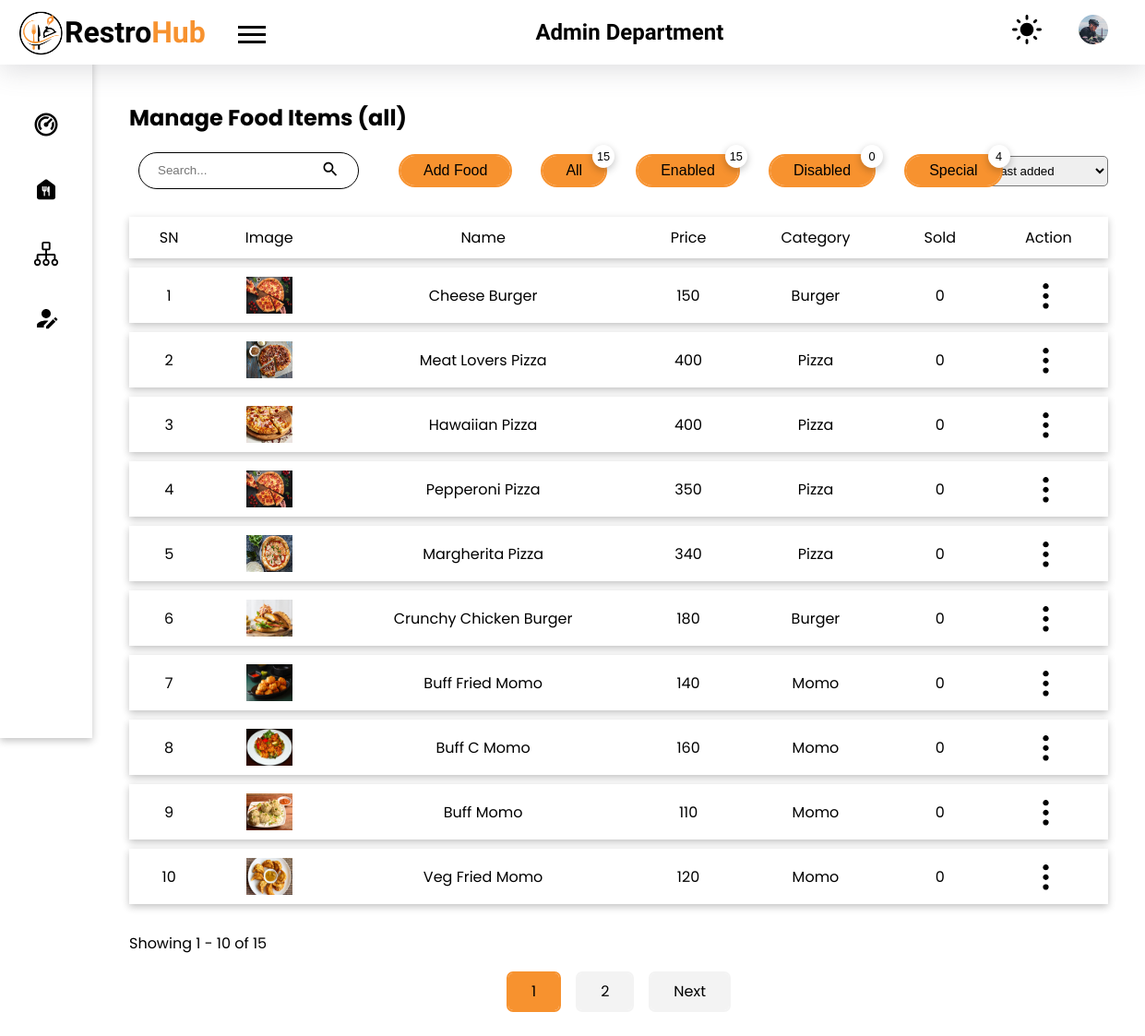
Screenshot of /admin/manage-foods.php (signed in) with the database file from the repository.
### tables this page shows
CREATE TABLE `food` (
  `f_id` int(11) NOT NULL,
  `img` varchar(100) DEFAULT NULL,
  `name` varchar(100) DEFAULT NULL,
  `price` int(11) DEFAULT NULL,
  `cooking_time` int(11) DEFAULT NULL,
  `description` varchar(500) NOT NULL,
  `veg` int(1) NOT NULL,
  `product_id` varchar(30) NOT NULL,
  `short_desc` varchar(50) NOT NULL,
  `ingredients` varchar(500) NOT NULL,
  `disabled` int(11) NOT NULL,
  `special` int(11) NOT NULL,
  `category` int(11) NOT NULL
);

CREATE TABLE `category` (
  `cat_id` int(11) NOT NULL,
  `image` varchar(100) NOT NULL,
  `cat_name` varchar(50) NOT NULL
);

### admin/components/calculate-offset.php (called while the page is built, shortened)
<?php
if (isset($_GET['page'])) {
    $page = mysqli_real_escape_string($conn, $_GET['page']);
    if (!is_numeric($page)) {
        $page = 1;
    }
} else {
    $page = 1;
}
$offset = intval(($page - 1) * $limit);
?>

### admin/manage-foods.php (the view, shortened to what this page needs)
<!DOCTYPE html>
<html lang="en">
<head>
    <link rel="stylesheet" href="../styles/style.css">
</head>
<body>
    <?php
    require("./components/header.php");
    require("./components/sidebar.php");
    ?>
    <main class="admin_dashboard_body">
        <section class="dashboard_inner-head flex items-center">
            <h2>Manage Food Items <?php if (isset($_GET['filter-by']))
                                        echo "(" . $_GET['filter-by'] . ")"; ?></h2>
        </section>
                            <?php
                            require("../config.php");
                            ?>
        <div class="flex items-center mt-20">
            <div class="flex items-center">
                <form action="#" method="post" class="search_form border-curve-lg">
                    <div class="flex items-center">
                        <input type="search" placeholder="Search..." class="no_outline search_employee" name="search-employee" id="search-employee">
                        <button type="submit" class="no_bg no_outline"><img src="../images/ic_search.svg" alt="search icon"></button>
                    </div>
                </form>
                <button class="button ml-35 border-curve-lg popper-btn">Add Food</button>
                <?php
                $sql = "SELECT * FROM food";
                $result = mysqli_query($conn, $sql);
                $count = mysqli_num_rows($result);
                $sql_enabled = "SELECT * FROM food where disabled = 0";
                $result_enabled = mysqli_query($conn, $sql_enabled);
                $count_enabled = mysqli_num_rows($result_enabled);
                $sql_disabled = "SELECT * FROM food where disabled = 1";
                $result_disabled = mysqli_query($conn, $sql_disabled);
                $count_disabled = mysqli_num_rows($result_disabled);
                $sql_special = "SELECT * FROM food where special = 1";
                $result_special = mysqli_query($conn, $sql_special);
                $count_special = mysqli_num_rows($result_special);
                ?>
                <a href="?filter-by=all" class="ml-35">
                    <button class="button border-curve-lg relative">All
                        <div class="count-top shadow"><?php
                                                        echo $count;
                                                        ?>
                        </div>
                    </button>
                </a>
                <a href="?filter-by=enabled" class="ml-35">
                    <button class="button border-curve-lg relative">Enabled
                        <div class="count-top shadow"><?php
                                                        echo $count_enabled;
                                                        ?>
                        </div>
                    </button>
                </a>
                <a href="?filter-by=disabled" class="ml-35">
                    <button class="button border-curve-lg relative">Disabled
                        <div class="count-top shadow"><?php
                                                        echo $count_disabled;
                                                        ?>
                        </div>
                    </button>
                </a>
                <a href="?filter-by=special" class="ml-35">
                    <button class="button border-curve-lg relative">Special
                        <div class="count-top shadow"><?php
                                                        echo $count_special;
                                                        ?>
                        </div>
                    </button>
                </a>
            </div>
            <div class="filter flex items-center">
                <form action="#" method="post" class="filter-form">
                    <select name="cat-filter" class="p_7-20 border-curve pointer" id="cat-filter">
                        <option value="last-added" class="pointer" selected>Last added</option>
                    </select>
                </form>
            </div>
        </div>
        <?php
        $limit = 10;
        require './components/calculate-offset.php';
        if (isset($_GET['filter-by'])) {
            $filter_by = $_GET['filter-by'];
            if ($filter_by == 'all') {
                $sql = "SELECT * FROM food order by f_id desc limit $offset, $limit";
            } else if ($filter_by == 'enabled') {
                $sql = "SELECT * FROM food where disabled = 0 order by f_id desc limit $offset, $limit";
            } else if ($filter_by == 'disabled') {
                $sql = "SELECT * FROM food where disabled = 1 order by f_id desc limit $offset, $limit";
            } else if ($filter_by == 'special') {
                $sql = "SELECT * FROM food where special = 1 order by f_id desc limit $offset, $limit";
            }
        } else {
            $_SESSION['filter-by'] = 'all';
            $sql = "SELECT * FROM food order by f_id desc limit $offset, $limit";
        }
        $res = mysqli_query($conn, $sql) or die("Could not fetch food items from database");
        if (mysqli_num_rows($res) > 0) {
        ?>
            <table class="mt-20">
                <tr class="shadow">
                    <th>SN</th>
                    <th>Image</th>
                    <th>Name</th>
                    <th>Price</th>
                    <th>Category</th>
                    <th>Sold</th>
                    <th>Action</th>
                </tr>
                <?php
                $i = $offset;
                while ($row = mysqli_fetch_assoc($res)) {
                    $i++;
                    $cat_id = $row['category'];
                    $sql_cat = "select cat_name from category where cat_id = $cat_id";
                    $res_cat = mysqli_query($conn, $sql_cat) or die("Could not fetch category name from database");
                    $row_cat = mysqli_fetch_assoc($res_cat);
                    $cat_name = $row_cat['cat_name'];
                    $total_sold = "select (count(orders.f_id) * orders.qty) as total_sold
                                    from orders
                                    inner join aos on orders.id = aos.order_id
                                    where aos.status = 'delivered'
                                    and orders.f_id = $row[f_id]";
                    $res_sold = mysqli_query($conn, $total_sold) or die("Could not fetch total sold from database");
                    $row_sold = mysqli_fetch_assoc($res_sold);
                    $total_sold = $row_sold['total_sold'];
                    if ($total_sold == null) {
                        $total_sold = 0;
                    }
                ?>
                    <tr class="shadow">
                        <td><?php echo $i; ?></td>
                        <td>
                            <img src="../uploads/foods/<?php echo $row['img']; ?>" alt="food image" class="table_food-img">
                        </td>
                        <td><?php echo $row['name']; ?></td>
                        <td><?php echo $row['price']; ?></td>
                        <td><?php echo $cat_name; ?></td>
                        <td><?php echo $total_sold; ?></td>
                        <td class="table_action_container">
                            <button class="no_bg no_outline table_option-menu">
                                <img src="../images/ic_options.svg" alt="options menu">
                            </button>
                        </td>
                    </tr>
                <?php } ?>
            </table>
        <?php
            require './components/pagination.php';
        } else
            echo "<p class='mt-20'>No Record Found</p>";
        ?>
    </main>
</body>
</html>

### styles/style.css (style rules this page uses)
:root { --black: #000000; --gray: #afafaf; --light-gray: #f3f3f3; --primary-color: #F7922F; --trans-black: #00000030; --very-trans-black: #00000020; --trans-green: #DCFFD380; --trans-green-text: #30B900; --trans-yellow: #fafd3e67; --trans-yellow-text: #46500C; --trans-purple: #FFA0FB66; --trans-purple-text: #A500F3; --trans-primary: #F7922F50; --trans-red: #FFD6D6; --trans-red-text: #934747; --white: #ffffff; }
* { margin: 0; padding: 0; box-sizing: border-box; list-style: none; text-decoration: none; color: var(--black); }
.no_outline { outline: none; border: none; }
.no_bg { background-color: transparent; }
body { background-color: var(--white); }
a, button, a>*, button>*, input[type="submit"], .menu__for-sidebar, .menu__for-sidebar>*, .admin_profile_image, .date_filter_close, .popper-btn, .pointer { cursor: pointer; }
.shadow { box-shadow: rgba(0, 0, 0, 0.24) 0px 3px 8px; }
.mt-20 { margin-top: 20px; }
.p_7-20 { padding: 7px 20px; }
.ml-35 { margin-left: 35px; }
.border-curve { border-radius: 5px; }
.border-curve-lg { border-radius: 25px; }
.flex { display: flex; align-items: flex-start; justify-content: space-between; flex-direction: row; }
.items-center { align-items: center; }
.relative { position: relative; }
body, .body-text { font-family: 'Poppins', sans-serif; }
.button { background-color: var(--primary-color); padding: 7px 25px; font-size: 1rem; min-width: fit-content; border: none !important; vertical-align: middle; outline: 2px solid var(--primary-color); }
.search_form { border: 2px solid var(--black); height: 40px; margin: 0 10px; padding: 3px 5px; }
.admin_dashboard_body { padding: 40px 40px 40px 140px; max-width: 1440px; }
.filter-form { margin-right: 30px; }
.table_action_container { position: relative; }
.count-top { position: absolute; top: -12px; right: -10px; background-color: var(--white); padding: 5px; border-radius: 50%; font-size: 0.8rem; min-height: 1.5rem; min-width: 1.5rem; }
.search_form { border: 1px solid var(--black); padding: 7px 20px; transition: 0.3s; }
.search_form div img { width: 20px; }
table { border-collapse: separate; border-spacing: 0 10px; text-align: center; width: 100%; }
table th { font-weight: normal; }
table tr { background-color: var(--white); }
table tr td, table tr th { padding: 10px 20px; width: fit-content; }
.table_food-img { width: 50px; height: 40px; vertical-align: middle; }
.table_option-menu { transform: rotate(90deg); cursor: pointer; height: 35px; vertical-align: middle; }
h2 { font-size: 24px; }

### rows the page displays
food: img (picture), name "Cheese Burger", price "150", category.cat_name "Burger", total_sold "0"
food: img (picture), name "Meat Lovers Pizza", price "400", category.cat_name "Pizza", total_sold "0"
food: img (picture), name "Hawaiian Pizza", price "400", category.cat_name "Pizza", total_sold "0"
food: img (picture), name "Pepperoni Pizza", price "350", category.cat_name "Pizza", total_sold "0"
food: img (picture), name "Margherita Pizza", price "340", category.cat_name "Pizza", total_sold "0"
food: img (picture), name "Crunchy Chicken Burger", price "180", category.cat_name "Burger", total_sold "0"
food: img (picture), name "Buff Fried Momo", price "140", category.cat_name "Momo", total_sold "0"
food: img (picture), name "Buff C Momo", price "160", category.cat_name "Momo", total_sold "0"
food: img (picture), name "Buff Momo", price "110", category.cat_name "Momo", total_sold "0"
food: img (picture), name "Veg Fried Momo", price "120", category.cat_name "Momo", total_sold "0"

### other values shown
$_GET['filter-by'] "all"
$count "15"
$count_enabled "15"
$count_disabled "0"
$count_special "4"
$offset + 1 "1"
$offset + $limit "10"
